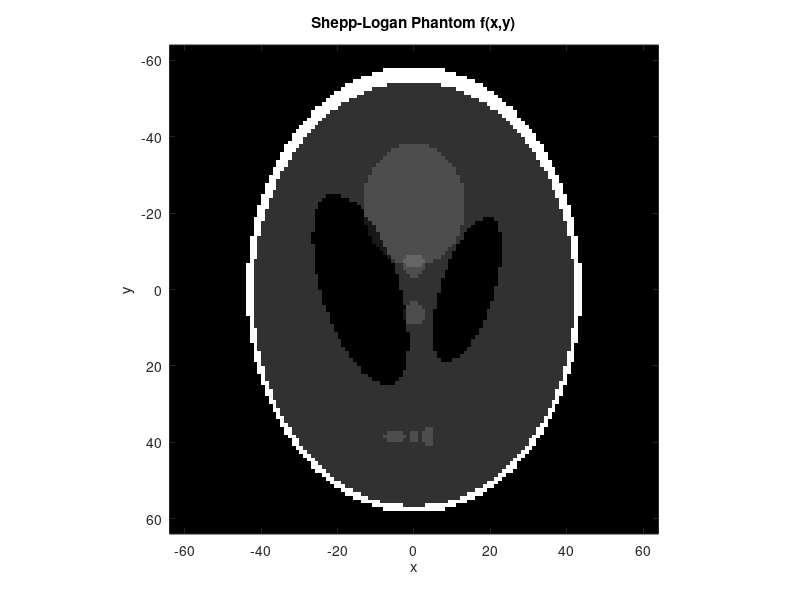

MATLAB code for this plot: (Note: this script raises an error after producing the figure.)
clc; clear; close all;

%% Generate Shepp-Logan Phantom
N = 128;
f = phantom(N);      % f(x,y)

% Define coordinate system centered at origin
x = linspace(-(N-1)/2,(N-1)/2,N);
y = linspace(-(N-1)/2,(N-1)/2,N);
[X,Y] = meshgrid(x,y);
figure; imagesc(x,y,f); colormap gray; axis image;
title('Shepp-Logan Phantom f(x,y)');
xlabel('x'); ylabel('y');

%% Part (b) Radon Transform with Δs = 1
delta_s = 1;
t_vals = -90:5:90;
theta_vals = 0:5:175;

R1 = myXrayCTRadonTransform(f, X, Y, t_vals, theta_vals, delta_s);

figure;
imagesc(theta_vals, t_vals, R1);
colormap gray; colorbar;
title('Radon Transform (Δs = 1)');
xlabel('\theta (degrees)');
ylabel('t');

%% Part (c) Compare different Δs
R05 = myXrayCTRadonTransform(f, X, Y, t_vals, theta_vals, 0.5);
R1  = myXrayCTRadonTransform(f, X, Y, t_vals, theta_vals, 1);
R3  = myXrayCTRadonTransform(f, X, Y, t_vals, theta_vals, 3);

figure;
subplot(1,3,1); imagesc(theta_vals,t_vals,R05); colormap gray; axis image;
title('\Deltas = 0.5');

subplot(1,3,2); imagesc(theta_vals,t_vals,R1); colormap gray; axis image;
title('\Deltas = 1');

subplot(1,3,3); imagesc(theta_vals,t_vals,R3); colormap gray; axis image;
title('\Deltas = 3');

%% 1D plots at θ = 0 and θ = 90
theta0_index = find(theta_vals == 0);
theta90_index = find(theta_vals == 90);

figure;
subplot(1,2,1);
plot(t_vals,R05(:,theta0_index),'r', ...
     t_vals,R1(:,theta0_index),'g', ...
     t_vals,R3(:,theta0_index),'b');
title('Rf(t, 0°)');
legend('\Deltas=0.5','\Deltas=1','\Deltas=3');
xlabel('t'); ylabel('Radon value');

subplot(1,2,2);
plot(t_vals,R05(:,theta90_index),'r', ...
     t_vals,R1(:,theta90_index),'g', ...
     t_vals,R3(:,theta90_index),'b');
title('Rf(t, 90°)');
legend('\Deltas=0.5','\Deltas=1','\Deltas=3');
xlabel('t'); ylabel('Radon value');
